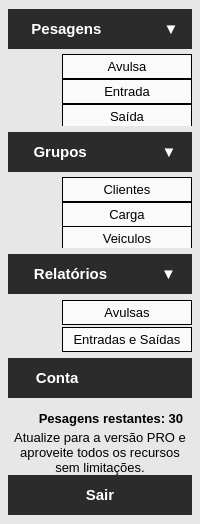
     <widget class="QFrame" name="menu_frame">
      <property name="maximumSize">
       <size>
        <width>200</width>
        <height>999999</height>
       </size>
      </property>
      <property name="font">
       <font>
        <family>Segoe UI</family>
        <pointsize>11</pointsize>
       </font>
      </property>
      <property name="styleSheet">
       <string notr="true">background-color: rgb(231, 231, 231);
</string>
      </property>
      <property name="frameShape">
       <enum>QFrame::NoFrame</enum>
      </property>
      <property name="frameShadow">
       <enum>QFrame::Raised</enum>
      </property>
      <layout class="QVBoxLayout" name="verticalLayout_2">
       <property name="spacing">
        <number>0</number>
       </property>
       <property name="leftMargin">
        <number>8</number>
       </property>
       <property name="topMargin">
        <number>0</number>
       </property>
       <property name="rightMargin">
        <number>8</number>
       </property>
       <property name="bottomMargin">
        <number>0</number>
       </property>
       <item alignment="Qt::AlignVCenter">
        <widget class="QFrame" name="menuTop_frame">
         <property name="sizePolicy">
          <sizepolicy hsizetype="Expanding" vsizetype="Expanding">
           <horstretch>0</horstretch>
           <verstretch>0</verstretch>
          </sizepolicy>
         </property>
         <property name="font">
          <font>
           <family>Segoe UI</family>
          </font>
         </property>
         <property name="frameShape">
          <enum>QFrame::NoFrame</enum>
         </property>
         <property name="frameShadow">
          <enum>QFrame::Plain</enum>
         </property>
         <property name="lineWidth">
          <number>0</number>
         </property>
         <layout class="QVBoxLayout" name="verticalLayout_3">
          <property name="leftMargin">
           <number>0</number>
          </property>
          <property name="rightMargin">
           <number>0</number>
          </property>
          <item>
           <widget class="QFrame" name="frame_3">
            <property name="sizePolicy">
             <sizepolicy hsizetype="Preferred" vsizetype="Minimum">
              <horstretch>0</horstretch>
              <verstretch>0</verstretch>
             </sizepolicy>
            </property>
            <property name="font">
             <font>
              <family>Segoe UI</family>
             </font>
            </property>
            <property name="frameShape">
             <enum>QFrame::NoFrame</enum>
            </property>
            <property name="frameShadow">
             <enum>QFrame::Raised</enum>
            </property>
            <layout class="QVBoxLayout" name="verticalLayout_9">
             <property name="spacing">
              <number>5</number>
             </property>
             <property name="leftMargin">
              <number>0</number>
             </property>
             <property name="topMargin">
              <number>0</number>
             </property>
             <property name="rightMargin">
              <number>0</number>
             </property>
             <property name="bottomMargin">
              <number>0</number>
             </property>
             <item>
              <widget class="QPushButton" name="aba_pesagem_button">
               <property name="minimumSize">
                <size>
                 <width>160</width>
                 <height>40</height>
                </size>
               </property>
               <property name="font">
                <font>
                 <family>Segoe UI</family>
                 <pointsize>11</pointsize>
                 <weight>75</weight>
                 <italic>false</italic>
                 <bold>true</bold>
                </font>
               </property>
               <property name="cursor">
                <cursorShape>PointingHandCursor</cursorShape>
               </property>
               <property name="focusPolicy">
                <enum>Qt::ClickFocus</enum>
               </property>
               <property name="layoutDirection">
                <enum>Qt::LeftToRight</enum>
               </property>
               <property name="autoFillBackground">
                <bool>false</bool>
               </property>
               <property name="styleSheet">
                <string notr="true">QPushButton{
	border:0;
	color:white;
	padding-left:10px;
	background-color: rgb(43, 43, 43);
}

QPushButton:hover{
	
	background-color: rgb(70, 70, 70);
	
}
</string>
               </property>
               <property name="text">
                <string>Pesagens               ▼</string>
               </property>
               <property name="icon">
                <iconset resource="Resources/resources.qrc">
                 <normaloff>:/icons/weight-scale-solid.svg</normaloff>:/icons/weight-scale-solid.svg</iconset>
               </property>
               <property name="iconSize">
                <size>
                 <width>23</width>
                 <height>22</height>
                </size>
               </property>
               <property name="autoExclusive">
                <bool>false</bool>
               </property>
               <property name="autoDefault">
                <bool>false</bool>
               </property>
               <property name="default">
                <bool>false</bool>
               </property>
               <property name="flat">
                <bool>false</bool>
               </property>
              </widget>
             </item>
             <item alignment="Qt::AlignRight">
              <widget class="QFrame" name="menu_pesagem_frame">
               <property name="sizePolicy">
                <sizepolicy hsizetype="Preferred" vsizetype="Maximum">
                 <horstretch>0</horstretch>
                 <verstretch>0</verstretch>
                </sizepolicy>
               </property>
               <property name="maximumSize">
                <size>
                 <width>16777215</width>
                 <height>79</height>
                </size>
               </property>
               <property name="font">
                <font>
                 <family>Segoe UI</family>
                </font>
               </property>
               <property name="frameShape">
                <enum>QFrame::NoFrame</enum>
               </property>
               <property name="frameShadow">
                <enum>QFrame::Raised</enum>
               </property>
               <layout class="QVBoxLayout" name="verticalLayout_8">
                <property name="spacing">
                 <number>2</number>
                </property>
                <property name="leftMargin">
                 <number>0</number>
                </property>
                <property name="topMargin">
                 <number>0</number>
                </property>
                <property name="rightMargin">
                 <number>0</number>
                </property>
                <property name="bottomMargin">
                 <number>0</number>
                </property>
                <item>
                 <widget class="QPushButton" name="button_avulsas_pesagens">
                  <property name="minimumSize">
                   <size>
                    <width>0</width>
                    <height>25</height>
                   </size>
                  </property>
                  <property name="font">
                   <font>
                    <family>Segoe UI</family>
                    <pointsize>10</pointsize>
                    <weight>50</weight>
                    <bold>false</bold>
                   </font>
                  </property>
                  <property name="cursor">
                   <cursorShape>PointingHandCursor</cursorShape>
                  </property>
                  <property name="styleSheet">
                   <string notr="true">QPushButton{
	background-color: rgb(250, 250, 250);
	border:1px solid
}
QPushButton:hover{
font: bold 10pt &quot;Segoe UI&quot;;
	background-color: rgb(43, 43, 43);
color:white;
}
</string>
                  </property>
                  <property name="text">
                   <string>Avulsa</string>
                  </property>
                 </widget>
                </item>
                <item>
                 <widget class="QPushButton" name="button_entsaid_pesagens">
                  <property name="minimumSize">
                   <size>
                    <width>130</width>
                    <height>25</height>
                   </size>
                  </property>
                  <property name="font">
                   <font>
                    <family>Segoe UI</family>
                    <pointsize>10</pointsize>
                    <weight>50</weight>
                    <bold>false</bold>
                   </font>
                  </property>
                  <property name="cursor">
                   <cursorShape>PointingHandCursor</cursorShape>
                  </property>
                  <property name="styleSheet">
                   <string notr="true">QPushButton{
	background-color: rgb(250, 250, 250);
	border:1px solid
}
QPushButton:hover{
font: bold 10pt &quot;Segoe UI&quot;;
	background-color: rgb(43, 43, 43);
color:white;
}
</string>
                  </property>
                  <property name="text">
                   <string>Entrada</string>
                  </property>
                 </widget>
                </item>
                <item>
                 <widget class="QPushButton" name="btn_alterar_saida">
                  <property name="minimumSize">
                   <size>
                    <width>130</width>
                    <height>25</height>
                   </size>
                  </property>
                  <property name="font">
                   <font>
                    <family>Segoe UI</family>
                    <pointsize>10</pointsize>
                    <weight>50</weight>
                    <bold>false</bold>
                   </font>
                  </property>
                  <property name="cursor">
                   <cursorShape>PointingHandCursor</cursorShape>
                  </property>
                  <property name="styleSheet">
                   <string notr="true">QPushButton{
	background-color: rgb(250, 250, 250);
	border:1px solid
}
QPushButton:hover{
font: bold 10pt &quot;Segoe UI&quot;;
	background-color: rgb(43, 43, 43);
color:white;
}
</string>
                  </property>
                  <property name="text">
                   <string>Saída</string>
                  </property>
                 </widget>
                </item>
               </layout>
              </widget>
             </item>
            </layout>
           </widget>
          </item>
          <item>
           <widget class="QFrame" name="frame_4">
            <property name="sizePolicy">
             <sizepolicy hsizetype="Preferred" vsizetype="Minimum">
              <horstretch>0</horstretch>
              <verstretch>0</verstretch>
             </sizepolicy>
            </property>
            <property name="font">
             <font>
              <family>Segoe UI</family>
             </font>
            </property>
            <property name="frameShape">
             <enum>QFrame::NoFrame</enum>
            </property>
            <property name="frameShadow">
             <enum>QFrame::Raised</enum>
            </property>
            <layout class="QVBoxLayout" name="verticalLayout_10">
             <property name="spacing">
              <number>5</number>
             </property>
             <property name="leftMargin">
              <number>0</number>
             </property>
             <property name="topMargin">
              <number>0</number>
             </property>
             <property name="rightMargin">
              <number>0</number>
             </property>
             <property name="bottomMargin">
              <number>0</number>
             </property>
             <item>
              <widget class="QPushButton" name="aba_grupo_button">
               <property name="minimumSize">
                <size>
                 <width>160</width>
                 <height>40</height>
                </size>
               </property>
               <property name="font">
                <font>
                 <family>Segoe UI</family>
                 <pointsize>11</pointsize>
                 <weight>75</weight>
                 <bold>true</bold>
                </font>
               </property>
               <property name="cursor">
                <cursorShape>PointingHandCursor</cursorShape>
               </property>
               <property name="styleSheet">
                <string notr="true">QPushButton{
	border:0;
	color:white;
	padding-left:10px;
	background-color: rgb(43, 43, 43);
}

QPushButton:hover{
	
	background-color: rgb(70, 70, 70);
	
}
</string>
               </property>
               <property name="text">
                <string>Grupos                  ▼</string>
               </property>
               <property name="icon">
                <iconset resource="Resources/resources.qrc">
                 <normaloff>:/icons/layer-group-solid .svg</normaloff>:/icons/layer-group-solid .svg</iconset>
               </property>
               <property name="iconSize">
                <size>
                 <width>22</width>
                 <height>22</height>
                </size>
               </property>
               <property name="flat">
                <bool>false</bool>
               </property>
              </widget>
             </item>
             <item alignment="Qt::AlignRight">
              <widget class="QFrame" name="menu_grupos_frame">
               <property name="sizePolicy">
                <sizepolicy hsizetype="Preferred" vsizetype="Maximum">
                 <horstretch>0</horstretch>
                 <verstretch>0</verstretch>
                </sizepolicy>
               </property>
               <property name="font">
                <font>
                 <family>Segoe UI</family>
                </font>
               </property>
               <property name="frameShape">
                <enum>QFrame::NoFrame</enum>
               </property>
               <property name="frameShadow">
                <enum>QFrame::Raised</enum>
               </property>
               <layout class="QVBoxLayout" name="verticalLayout_7">
                <property name="spacing">
                 <number>2</number>
                </property>
                <property name="leftMargin">
                 <number>0</number>
                </property>
                <property name="topMargin">
                 <number>0</number>
                </property>
                <property name="rightMargin">
                 <number>0</number>
                </property>
                <property name="bottomMargin">
                 <number>0</number>
                </property>
                <item>
                 <widget class="QPushButton" name="button_clientes_grupos">
                  <property name="minimumSize">
                   <size>
                    <width>130</width>
                    <height>25</height>
                   </size>
                  </property>
                  <property name="maximumSize">
                   <size>
                    <width>100</width>
                    <height>16777215</height>
                   </size>
                  </property>
                  <property name="font">
                   <font>
                    <family>Segoe UI</family>
                    <pointsize>10</pointsize>
                    <weight>50</weight>
                    <bold>false</bold>
                   </font>
                  </property>
                  <property name="cursor">
                   <cursorShape>PointingHandCursor</cursorShape>
                  </property>
                  <property name="styleSheet">
                   <string notr="true">QPushButton{
	background-color: rgb(250, 250, 250);
	border:1px solid
}
QPushButton:hover{
font: bold 10pt &quot;Segoe UI&quot;;
	background-color: rgb(43, 43, 43);
color:white;
}
</string>
                  </property>
                  <property name="text">
                   <string>Clientes</string>
                  </property>
                 </widget>
                </item>
                <item>
                 <widget class="QPushButton" name="button_produtos_grupos">
                  <property name="minimumSize">
                   <size>
                    <width>0</width>
                    <height>25</height>
                   </size>
                  </property>
                  <property name="font">
                   <font>
                    <family>Segoe UI</family>
                    <pointsize>10</pointsize>
                    <weight>50</weight>
                    <bold>false</bold>
                   </font>
                  </property>
                  <property name="cursor">
                   <cursorShape>PointingHandCursor</cursorShape>
                  </property>
                  <property name="styleSheet">
                   <string notr="true">QPushButton{
	background-color: rgb(250, 250, 250);
	border:1px solid
}
QPushButton:hover{
font: bold 10pt &quot;Segoe UI&quot;;
	background-color: rgb(43, 43, 43);
color:white;
}
</string>
                  </property>
                  <property name="text">
                   <string>Carga</string>
                  </property>
                 </widget>
                </item>
                <item>
                 <widget class="QPushButton" name="button_veiculos_grupos">
                  <property name="minimumSize">
                   <size>
                    <width>130</width>
                    <height>25</height>
                   </size>
                  </property>
                  <property name="maximumSize">
                   <size>
                    <width>100</width>
                    <height>16777215</height>
                   </size>
                  </property>
                  <property name="font">
                   <font>
                    <family>Segoe UI</family>
                    <pointsize>10</pointsize>
                    <weight>50</weight>
                    <bold>false</bold>
                   </font>
                  </property>
                  <property name="cursor">
                   <cursorShape>PointingHandCursor</cursorShape>
                  </property>
                  <property name="styleSheet">
                   <string notr="true">QPushButton{
	background-color: rgb(250, 250, 250);
	border:1px solid
}
QPushButton:hover{
font: bold 10pt &quot;Segoe UI&quot;;
	background-color: rgb(43, 43, 43);
color:white;
}
</string>
                  </property>
                  <property name="text">
                   <string>Veiculos</string>
                  </property>
                 </widget>
                </item>
               </layout>
              </widget>
             </item>
            </layout>
           </widget>
          </item>
          <item>
           <widget class="QPushButton" name="aba_relatorio_button">
            <property name="minimumSize">
             <size>
              <width>160</width>
              <height>40</height>
             </size>
            </property>
            <property name="maximumSize">
             <size>
              <width>5555</width>
              <height>40</height>
             </size>
            </property>
            <property name="baseSize">
             <size>
              <width>555</width>
              <height>2</height>
             </size>
            </property>
            <property name="font">
             <font>
              <family>Segoe UI</family>
              <pointsize>11</pointsize>
              <weight>75</weight>
              <bold>true</bold>
             </font>
            </property>
            <property name="cursor">
             <cursorShape>PointingHandCursor</cursorShape>
            </property>
            <property name="layoutDirection">
             <enum>Qt::LeftToRight</enum>
            </property>
            <property name="styleSheet">
             <string notr="true">QPushButton{
	border:0;
	color:white;
	padding-left:10px;
	background-color: rgb(43, 43, 43);
}

QPushButton:hover{
	
	background-color: rgb(70, 70, 70);
	
}
</string>
            </property>
            <property name="text">
             <string>Relatórios             ▼</string>
            </property>
            <property name="icon">
             <iconset resource="Resources/resources.qrc">
              <normaloff>:/icons/notepad-with-text-svgrepo-com.svg</normaloff>:/icons/notepad-with-text-svgrepo-com.svg</iconset>
            </property>
            <property name="iconSize">
             <size>
              <width>24</width>
              <height>23</height>
             </size>
            </property>
            <property name="flat">
             <bool>false</bool>
            </property>
           </widget>
          </item>
          <item alignment="Qt::AlignRight">
           <widget class="QFrame" name="menu_relatorio_frame">
            <property name="sizePolicy">
             <sizepolicy hsizetype="Preferred" vsizetype="Maximum">
              <horstretch>0</horstretch>
              <verstretch>0</verstretch>
             </sizepolicy>
            </property>
            <property name="maximumSize">
             <size>
              <width>16777215</width>
              <height>79</height>
             </size>
            </property>
            <property name="font">
             <font>
              <family>Segoe UI</family>
             </font>
            </property>
            <property name="frameShape">
             <enum>QFrame::NoFrame</enum>
            </property>
            <property name="frameShadow">
             <enum>QFrame::Raised</enum>
            </property>
            <layout class="QVBoxLayout" name="verticalLayout_93">
             <property name="spacing">
              <number>2</number>
             </property>
             <property name="leftMargin">
              <number>0</number>
             </property>
             <property name="topMargin">
              <number>0</number>
             </property>
             <property name="rightMargin">
              <number>0</number>
             </property>
             <property name="bottomMargin">
              <number>0</number>
             </property>
             <item>
              <widget class="QPushButton" name="button_avulsas_relatorio">
               <property name="minimumSize">
                <size>
                 <width>0</width>
                 <height>25</height>
                </size>
               </property>
               <property name="font">
                <font>
                 <family>Segoe UI</family>
                 <pointsize>10</pointsize>
                 <weight>50</weight>
                 <bold>false</bold>
                </font>
               </property>
               <property name="cursor">
                <cursorShape>PointingHandCursor</cursorShape>
               </property>
               <property name="styleSheet">
                <string notr="true">QPushButton{
	background-color: rgb(250, 250, 250);
	border:1px solid
}
QPushButton:hover{
font: bold 10pt &quot;Segoe UI&quot;;
	background-color: rgb(43, 43, 43);
color:white;
}
</string>
               </property>
               <property name="text">
                <string>Avulsas</string>
               </property>
              </widget>
             </item>
             <item>
              <widget class="QPushButton" name="button_entsaid_relatorio">
               <property name="minimumSize">
                <size>
                 <width>130</width>
                 <height>25</height>
                </size>
               </property>
               <property name="font">
                <font>
                 <family>Segoe UI</family>
                 <pointsize>10</pointsize>
                 <weight>50</weight>
                 <bold>false</bold>
                </font>
               </property>
               <property name="cursor">
                <cursorShape>PointingHandCursor</cursorShape>
               </property>
               <property name="styleSheet">
                <string notr="true">QPushButton{
	background-color: rgb(250, 250, 250);
	border:1px solid
}
QPushButton:hover{
font: bold 10pt &quot;Segoe UI&quot;;
	background-color: rgb(43, 43, 43);
color:white;
}
</string>
               </property>
               <property name="text">
                <string>Entradas e Saídas</string>
               </property>
              </widget>
             </item>
            </layout>
           </widget>
          </item>
          <item>
           <widget class="QPushButton" name="aba_conta_button">
            <property name="minimumSize">
             <size>
              <width>160</width>
              <height>40</height>
             </size>
            </property>
            <property name="font">
             <font>
              <family>Segoe UI</family>
              <pointsize>11</pointsize>
              <weight>75</weight>
              <bold>true</bold>
             </font>
            </property>
            <property name="cursor">
             <cursorShape>PointingHandCursor</cursorShape>
            </property>
            <property name="styleSheet">
             <string notr="true">QPushButton{
	border:0;
	color:white;
	padding-left:10px;
	background-color: rgb(43, 43, 43);
}

QPushButton:hover{
	
	background-color: rgb(70, 70, 70);
	
}
</string>
            </property>
            <property name="text">
             <string>Conta                       </string>
            </property>
            <property name="icon">
             <iconset resource="Resources/resources.qrc">
              <normaloff>:/icons/circle-user-solid.svg</normaloff>:/icons/circle-user-solid.svg</iconset>
            </property>
            <property name="iconSize">
             <size>
              <width>24</width>
              <height>22</height>
             </size>
            </property>
            <property name="autoExclusive">
             <bool>true</bool>
            </property>
            <property name="flat">
             <bool>false</bool>
            </property>
           </widget>
          </item>
         </layout>
        </widget>
       </item>
       <item alignment="Qt::AlignBottom">
        <widget class="QFrame" name="info_menu_pro_frame">
         <property name="maximumSize">
          <size>
           <width>16777215</width>
           <height>115</height>
          </size>
         </property>
         <property name="font">
          <font>
           <family>Segoe UI</family>
          </font>
         </property>
         <property name="styleSheet">
          <string notr="true">border:0;
</string>
         </property>
         <property name="frameShape">
          <enum>QFrame::StyledPanel</enum>
         </property>
         <property name="frameShadow">
          <enum>QFrame::Raised</enum>
         </property>
         <layout class="QVBoxLayout" name="verticalLayout_5">
          <property name="spacing">
           <number>0</number>
          </property>
          <property name="leftMargin">
           <number>0</number>
          </property>
          <property name="topMargin">
           <number>0</number>
          </property>
          <property name="rightMargin">
           <number>0</number>
          </property>
          <property name="bottomMargin">
           <number>0</number>
          </property>
          <item>
           <widget class="QFrame" name="info_pro_frame">
            <property name="minimumSize">
             <size>
              <width>0</width>
              <height>22</height>
             </size>
            </property>
            <property name="maximumSize">
             <size>
              <width>16777215</width>
              <height>30</height>
             </size>
            </property>
            <property name="font">
             <font>
              <family>Segoe UI</family>
             </font>
            </property>
            <property name="frameShape">
             <enum>QFrame::NoFrame</enum>
            </property>
            <property name="frameShadow">
             <enum>QFrame::Raised</enum>
            </property>
            <layout class="QHBoxLayout" name="horizontalLayout_3">
             <property name="spacing">
              <number>0</number>
             </property>
             <property name="leftMargin">
              <number>0</number>
             </property>
             <property name="topMargin">
              <number>0</number>
             </property>
             <property name="rightMargin">
              <number>0</number>
             </property>
             <property name="bottomMargin">
              <number>0</number>
             </property>
             <item>
              <widget class="QLabel" name="label_4">
               <property name="maximumSize">
                <size>
                 <width>20</width>
                 <height>20</height>
                </size>
               </property>
               <property name="font">
                <font>
                 <family>Segoe UI</family>
                </font>
               </property>
               <property name="text">
                <string/>
               </property>
               <property name="textFormat">
                <enum>Qt::AutoText</enum>
               </property>
               <property name="pixmap">
                <pixmap resource="Resources/resources.qrc">:/icons/circle-info-solid.svg</pixmap>
               </property>
               <property name="scaledContents">
                <bool>true</bool>
               </property>
              </widget>
             </item>
             <item alignment="Qt::AlignVCenter">
              <widget class="QLabel" name="restantes_label">
               <property name="minimumSize">
                <size>
                 <width>0</width>
                 <height>23</height>
                </size>
               </property>
               <property name="maximumSize">
                <size>
                 <width>150</width>
                 <height>160</height>
                </size>
               </property>
               <property name="font">
                <font>
                 <family>Segoe UI</family>
                 <pointsize>10</pointsize>
                 <weight>75</weight>
                 <bold>true</bold>
                </font>
               </property>
               <property name="text">
                <string>Pesagens restantes: 30</string>
               </property>
               <property name="alignment">
                <set>Qt::AlignCenter</set>
               </property>
              </widget>
             </item>
            </layout>
           </widget>
          </item>
          <item>
           <widget class="QLabel" name="info_pro_label">
            <property name="font">
             <font>
              <family>Segoe UI</family>
              <pointsize>10</pointsize>
             </font>
            </property>
            <property name="lineWidth">
             <number>0</number>
            </property>
            <property name="text">
             <string>Atualize para a versão PRO e aproveite todos os recursos sem limitações.</string>
            </property>
            <property name="alignment">
             <set>Qt::AlignCenter</set>
            </property>
            <property name="wordWrap">
             <bool>true</bool>
            </property>
            <property name="margin">
             <number>1</number>
            </property>
           </widget>
          </item>
         </layout>
        </widget>
       </item>
       <item alignment="Qt::AlignBottom">
        <widget class="QFrame" name="menuEnd_frame">
         <property name="font">
          <font>
           <family>Segoe UI</family>
          </font>
         </property>
         <property name="frameShape">
          <enum>QFrame::NoFrame</enum>
         </property>
         <property name="frameShadow">
          <enum>QFrame::Raised</enum>
         </property>
         <layout class="QVBoxLayout" name="verticalLayout_4">
          <property name="spacing">
           <number>0</number>
          </property>
          <property name="leftMargin">
           <number>0</number>
          </property>
          <property name="topMargin">
           <number>0</number>
          </property>
          <property name="rightMargin">
           <number>0</number>
          </property>
          <property name="bottomMargin">
           <number>9</number>
          </property>
          <item alignment="Qt::AlignBottom">
           <widget class="QPushButton" name="aba_sair_button">
            <property name="minimumSize">
             <size>
              <width>60</width>
              <height>40</height>
             </size>
            </property>
            <property name="font">
             <font>
              <family>Segoe UI</family>
              <pointsize>11</pointsize>
              <weight>75</weight>
              <bold>true</bold>
             </font>
            </property>
            <property name="cursor">
             <cursorShape>PointingHandCursor</cursorShape>
            </property>
            <property name="styleSheet">
             <string notr="true">QPushButton{
	border:0;
	color:white;
	
	background-color: rgb(43, 43, 43);
}

QPushButton:hover{	
	background-color: rgb(70, 70, 70);
	
}
</string>
            </property>
            <property name="text">
             <string>Sair</string>
            </property>
            <property name="iconSize">
             <size>
              <width>25</width>
              <height>25</height>
             </size>
            </property>
            <property name="flat">
             <bool>false</bool>
            </property>
           </widget>
          </item>
         </layout>
        </widget>
       </item>
      </layout>
      <zorder>menuEnd_frame</zorder>
      <zorder>menuTop_frame</zorder>
      <zorder>info_menu_pro_frame</zorder>
     </widget>
